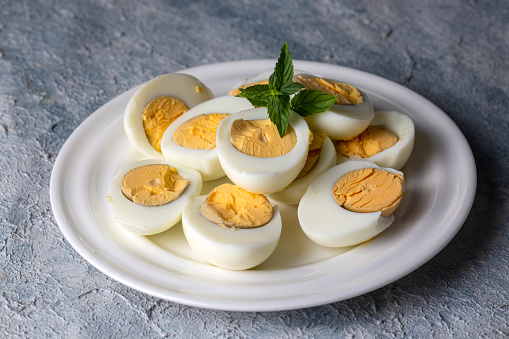
#> input picture opencv/assets/Eggs.jpg, 509 x 339 px, found by its file name
$ python circle.py
#> lines starting #> are read from the running program, lines starting #| are printed output that depends on the picture; after the words box and inside, x2 and y2 are one past the last pixel; in counts of white or black regions, pixels touching at a corner belong together
import cv2

image = cv2.imread(r"..\assets\Eggs.jpg")
#> image is the input picture: shape (339, 509, 3); mean B, G, R 134.2, 140.3, 143.8

if image is not None:
    centre = (264, 170)
    radius = 170
    color = (50, 200, 50)
    thickness = -1 #-1 fills cirecle with the color

    cv2.circle(image, centre, radius, color, thickness )
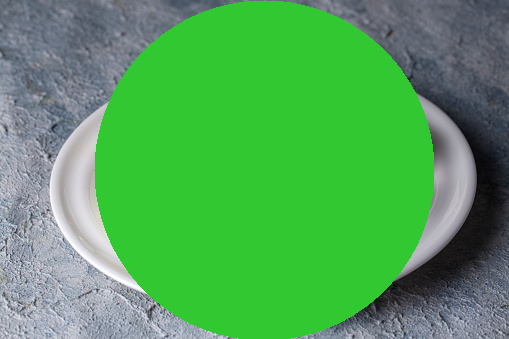
#> image: shape (339, 509, 3); mean B, G, R 89.7, 163.7, 82.8
    cv2.imshow("image with circle", image)
    cv2.imwrite("With_circle.jpg", image)
    cv2.waitKey(0)
    cv2.destroyAllWindows()
else:
    print("No image found.")

$ run again, with opencv/assets/bird.jpg copied over opencv/assets/Eggs.jpg
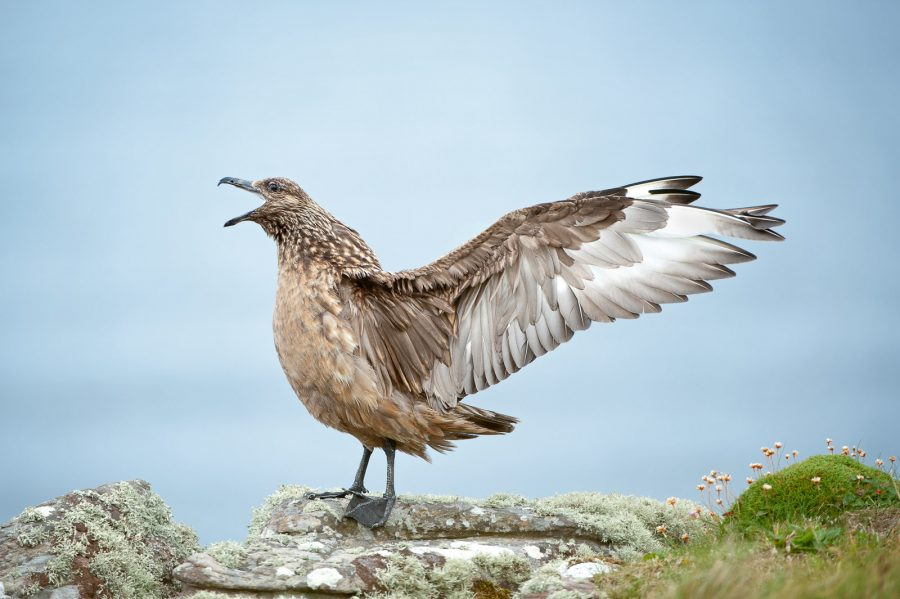
#> input picture opencv/assets/bird.jpg, 900 x 599 px, found by its file name
#> image is the input picture: shape (599, 900, 3); mean B, G, R 196.1, 191, 174.4
#> `cv2.circle(image, centre, radius, color, thickness )`:
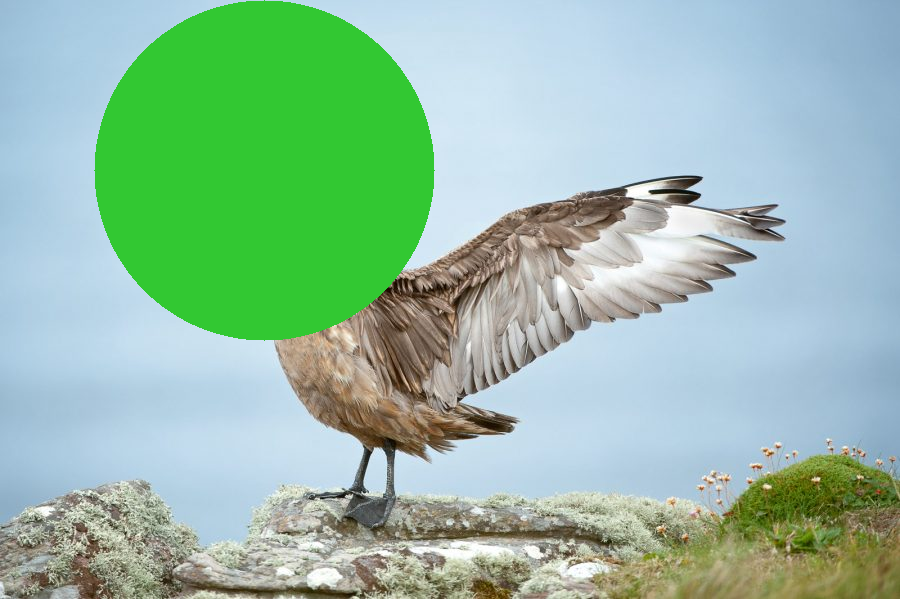
#> image: shape (599, 900, 3); 16.84% of pixels changed, all inside (x1, y1, x2, y2) = (94, 0, 435, 341)

$ run again, with opencv/assets/camel.jpg copied over opencv/assets/Eggs.jpg
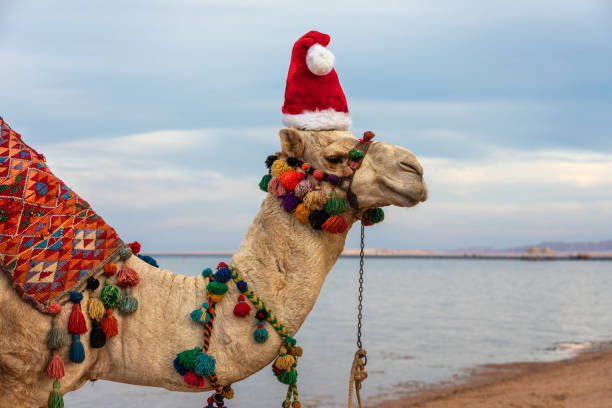
#> input picture opencv/assets/camel.jpg, 612 x 408 px, found by its file name
#> image is the input picture: shape (408, 612, 3); mean B, G, R 160.6, 161.8, 168.9
#> `cv2.circle(image, centre, radius, color, thickness )`:
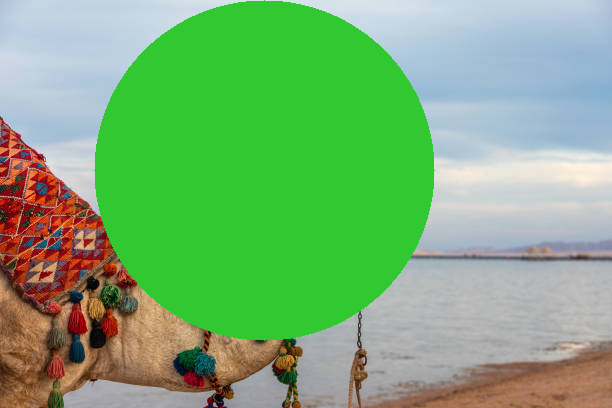
#> image: shape (408, 612, 3); mean B, G, R 119.9, 174.8, 124.8
